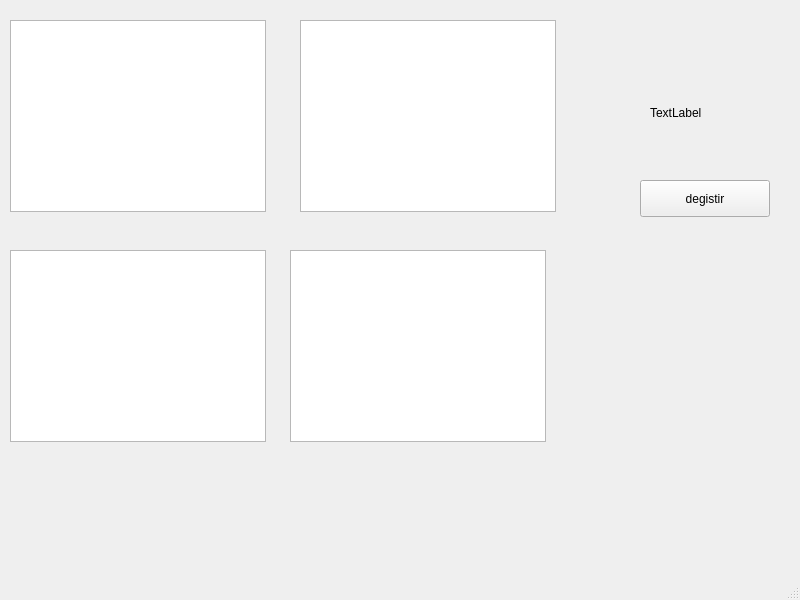
<?xml version="1.0" encoding="UTF-8"?>
<ui version="4.0">
 <class>MainWindow</class>
 <widget class="QMainWindow" name="MainWindow">
  <property name="geometry">
   <rect>
    <x>0</x>
    <y>0</y>
    <width>800</width>
    <height>600</height>
   </rect>
  </property>
  <property name="windowTitle">
   <string>MainWindow</string>
  </property>
  <widget class="QWidget" name="centralwidget">
   <widget class="QLabel" name="label">
    <property name="geometry">
     <rect>
      <x>650</x>
      <y>100</y>
      <width>98</width>
      <height>26</height>
     </rect>
    </property>
    <property name="text">
     <string>TextLabel</string>
    </property>
   </widget>
   <widget class="QPushButton" name="pushButton">
    <property name="geometry">
     <rect>
      <x>640</x>
      <y>180</y>
      <width>130</width>
      <height>37</height>
     </rect>
    </property>
    <property name="text">
     <string>degistir</string>
    </property>
   </widget>
   <widget class="QGraphicsView" name="graphicsView">
    <property name="geometry">
     <rect>
      <x>10</x>
      <y>20</y>
      <width>256</width>
      <height>192</height>
     </rect>
    </property>
   </widget>
   <widget class="QGraphicsView" name="graphicsView_2">
    <property name="geometry">
     <rect>
      <x>300</x>
      <y>20</y>
      <width>256</width>
      <height>192</height>
     </rect>
    </property>
   </widget>
   <widget class="QGraphicsView" name="graphicsView_3">
    <property name="geometry">
     <rect>
      <x>10</x>
      <y>250</y>
      <width>256</width>
      <height>192</height>
     </rect>
    </property>
   </widget>
   <widget class="QGraphicsView" name="graphicsView_4">
    <property name="geometry">
     <rect>
      <x>290</x>
      <y>250</y>
      <width>256</width>
      <height>192</height>
     </rect>
    </property>
   </widget>
  </widget>
  <widget class="QMenuBar" name="menubar">
   <property name="geometry">
    <rect>
     <x>0</x>
     <y>0</y>
     <width>800</width>
     <height>22</height>
    </rect>
   </property>
  </widget>
  <widget class="QStatusBar" name="statusbar"/>
 </widget>
 <resources/>
 <connections>
  <connection>
   <sender>pushButton</sender>
   <signal>clicked()</signal>
   <receiver>MainWindow</receiver>
   <slot>clicked_function()</slot>
   <hints>
    <hint type="sourcelabel">
     <x>371</x>
     <y>377</y>
    </hint>
    <hint type="destinationlabel">
     <x>575</x>
     <y>343</y>
    </hint>
   </hints>
  </connection>
 </connections>
 <slots>
  <slot>clicked_function()</slot>
 </slots>
</ui>
